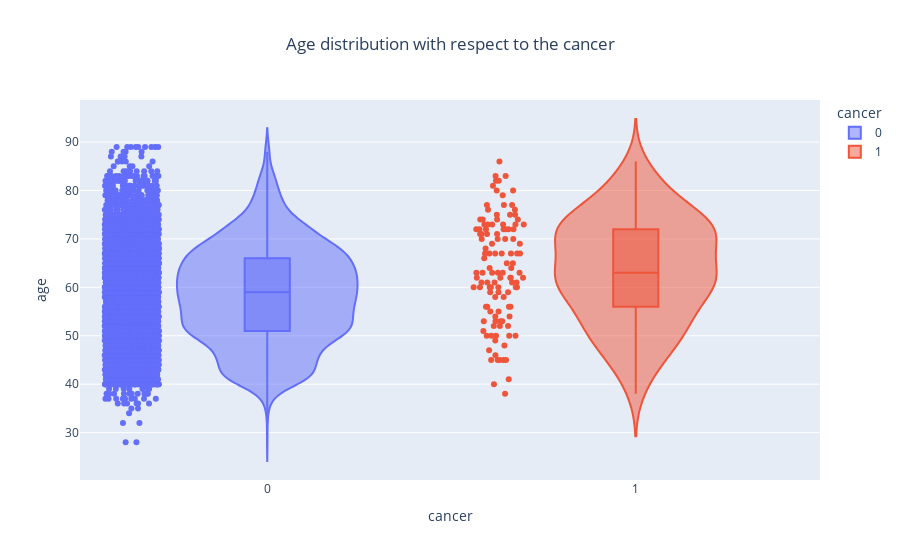

Notebook source saved alongside this figure:
### Code cell
fig = px.violin(train_df.sample(frac=0.1), y="age", x="cancer", color="cancer", box=True, 
                points="all",
                title='Age distribution with respect to the cancer')
fig.update_layout(title_x=0.5)
fig.show()

### Figure 1 — Plotly figure (JSON) as saved in the notebook; plotly's stock layout.template omitted (floating-point values rounded to 4 significant figures; data arrays with more than 128 entries replaced by an {"elided": "..."} marker saying what was removed)
{"data": [{"alignmentgroup": "True", "box": {"visible": true}, "hovertemplate": "cancer=%{x}<br>age=%{y}<extra></extra>", "legendgroup": "0", "marker": {"color": "#636efa"}, "name": "0", "offsetgroup": "0", "orientation": "v", "points": "all", "scalegroup": "True", "showlegend": true, "x": {"elided": "5353 int values"}, "x0": " ", "xaxis": "x", "y": {"elided": "5353 int values"}, "y0": " ", "yaxis": "y", "type": "violin"}, {"alignmentgroup": "True", "box": {"visible": true}, "hovertemplate": "cancer=%{x}<br>age=%{y}<extra></extra>", "legendgroup": "1", "marker": {"color": "#EF553B"}, "name": "1", "offsetgroup": "1", "orientation": "v", "points": "all", "scalegroup": "True", "showlegend": true, "x": [1, 1, 1, 1, 1, 1, 1, 1, 1, 1, 1, 1, 1, 1, 1, 1, 1, 1, 1, 1, 1, 1, 1, 1, 1, 1, 1, 1, 1, 1, 1, 1, 1, 1, 1, 1, 1, 1, 1, 1, 1, 1, 1, 1, 1, 1, 1, 1, 1, 1, 1, 1, 1, 1, 1, 1, 1, 1, 1, 1, 1, 1, 1, 1, 1, 1, 1, 1, 1, 1, 1, 1, 1, 1, 1, 1, 1, 1, 1, 1, 1, 1, 1, 1, 1, 1, 1, 1, 1, 1, 1, 1, 1, 1, 1, 1, 1, 1, 1, 1, 1, 1, 1, 1, 1, 1, 1, 1, 1, 1, 1, 1, 1, 1, 1, 1, 1, 1], "x0": " ", "xaxis": "x", "y": [72, 74, 74, 53, 60, 45, 50, 83, 63, 60, 75, 68, 70, 62, 67, 73, 83, 72, 52, 59, 56, 67, 60, 77, 73, 62, 64, 49, 53, 62, 66, 82, 38, 86, 59, 60, 71, 60, 76, 63, 74, 67, 61, 61, 50, 45, 79, 58, 63, 50, 50, 77, 63, 72, 53, 65, 61, 73, 63, 70, 71, 47, 60, 73, 60, 67, 58, 72, 45, 73, 69, 80, 71, 55, 75, 46, 73, 62, 80, 52, 48, 53, 51, 81, 63, 41, 67, 75, 54, 55, 76, 54, 71, 72, 45, 52, 74, 77, 59, 50, 69, 40, 61, 61, 82, 62, 56, 70, 56, 72, 56, 67, 64, 67, 65, 72, 45, 70], "y0": " ", "yaxis": "y", "type": "violin"}], "layout": {"xaxis": {"anchor": "y", "domain": [0, 1], "title": {"text": "cancer"}, "categoryorder": "array", "categoryarray": [0, 1], "type": "linear", "range": [-0.5079, 1.5], "autorange": true}, "yaxis": {"anchor": "x", "domain": [0, 1], "title": {"text": "age"}, "type": "linear", "range": [20.21, 98.69], "autorange": true}, "legend": {"title": {"text": "cancer"}, "tracegroupgap": 0}, "title": {"text": "Age distribution with respect to the cancer", "x": 0.5}, "violinmode": "overlay", "autosize": true}}
